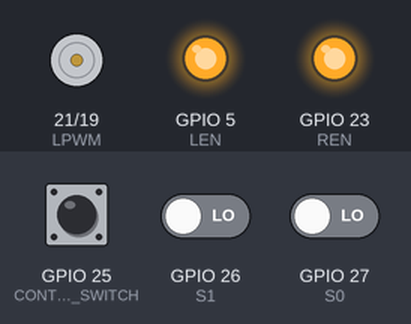
This program was run on a simulated ESP32. On the bench: motor-driver pin pairs drawn as motors (green arrow = first pin HIGH = forward, orange = second pin HIGH = backward, longer = more drive), output pins drawn as LEDs (lit = HIGH). The inputs (shaded band) are chosen by the test bench; at power-on: GPIO 26 (S1) LOW, GPIO 27 (S0) LOW, GPIO 25 (CONTRACT_LIMIT_SWITCH) HIGH.

Above: at 1.2 s.
1.3 s: GPIO 26 (S1) driven HIGH
At 2.5 s:
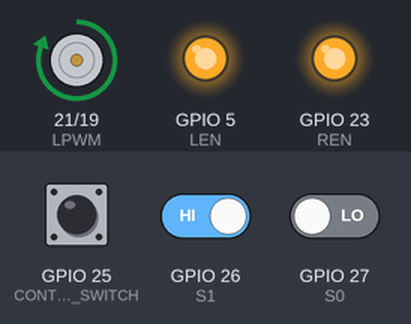
2.8 s: GPIO 26 (S1) driven LOW
At 3.7 s:
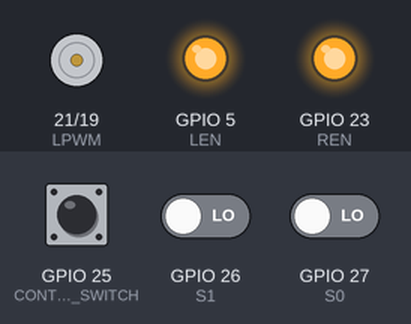
4.3 s: GPIO 27 (S0) driven HIGH
At 4.9 s:
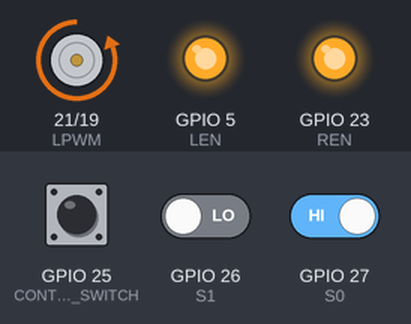
5.8 s: GPIO 27 (S0) driven LOW
At 7.2 s:
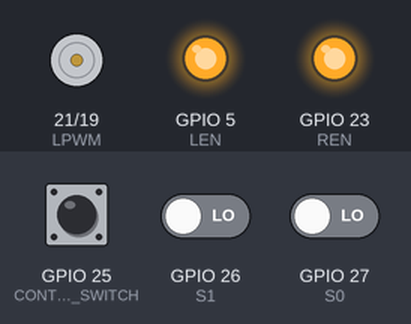
Timing chart, 0 to 8.3 s (numbered marks = the images above; inputs shaded):
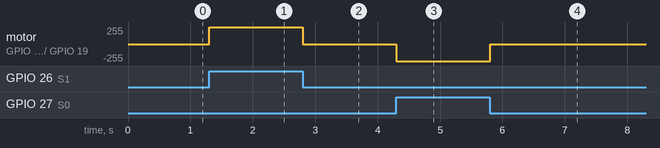

The program:

main.cpp
```cpp
#include <Arduino.h>

static const int RPWM = 19;
static const int LPWM = 21;
static const int REN  = 23;
static const int LEN  = 5;

static const int PWM_FREQ = 20000;
static const int PWM_RES  = 8;
static const int PWM_CH_R = 0;
static const int PWM_CH_L = 1;

static const int S1 = 26;
static const int S0 = 27;
static const int CONTRACT_LIMIT_SWITCH = 25;

static const int MOTOR_SPEED = 255;
//String buf;

void motorStop() {
  ledcWrite(PWM_CH_R, 0);
  ledcWrite(PWM_CH_L, 0);
  //Serial.println("MOTOR STOP");
}

void motorRPWM() {
  ledcWrite(PWM_CH_R, MOTOR_SPEED);
  ledcWrite(PWM_CH_L, 0);
  //Serial.println("MOTOR RPWM");
}

void motorLPWM() {
  ledcWrite(PWM_CH_R, 0);
  ledcWrite(PWM_CH_L, MOTOR_SPEED);
  //Serial.println("MOTOR LPWM");
}

bool contractLimitReached() {
  return digitalRead(CONTRACT_LIMIT_SWITCH) == LOW;
}

void setup() {
  pinMode(S1, INPUT_PULLDOWN);
  pinMode(S0, INPUT_PULLDOWN);
  pinMode(CONTRACT_LIMIT_SWITCH, INPUT_PULLUP);

  pinMode(REN, OUTPUT);
  pinMode(LEN, OUTPUT);
  digitalWrite(REN, HIGH);
  digitalWrite(LEN, HIGH);

  ledcSetup(PWM_CH_R, PWM_FREQ, PWM_RES);
  ledcSetup(PWM_CH_L, PWM_FREQ, PWM_RES);
  ledcAttachPin(RPWM, PWM_CH_R);
  ledcAttachPin(LPWM, PWM_CH_L);

  motorStop();
  //Serial.println("READY");
}

void loop() {
  if (digitalRead(S1) == HIGH && digitalRead(S0) == HIGH) {
    motorStop();
  } else
  if (digitalRead(S0) == HIGH) {
    motorRPWM();
  } else if (digitalRead(S1) == HIGH) {
    if (contractLimitReached()) {
      motorStop();
    } else {
      motorLPWM();
    }
  } else {
    motorStop();
  }
}
```

Measured:
- after the input at 1.3 s, motor on GPIO 21 (LPWM) / GPIO 19 (RPWM): stopped → forward 255/255 at once
- after the input at 2.8 s, motor on GPIO 21 (LPWM) / GPIO 19 (RPWM): forward 255/255 → stopped at once
- after the input at 4.3 s, motor on GPIO 21 (LPWM) / GPIO 19 (RPWM): stopped → backward 255/255 at once
- after the input at 5.8 s, motor on GPIO 21 (LPWM) / GPIO 19 (RPWM): backward 255/255 → stopped at once
